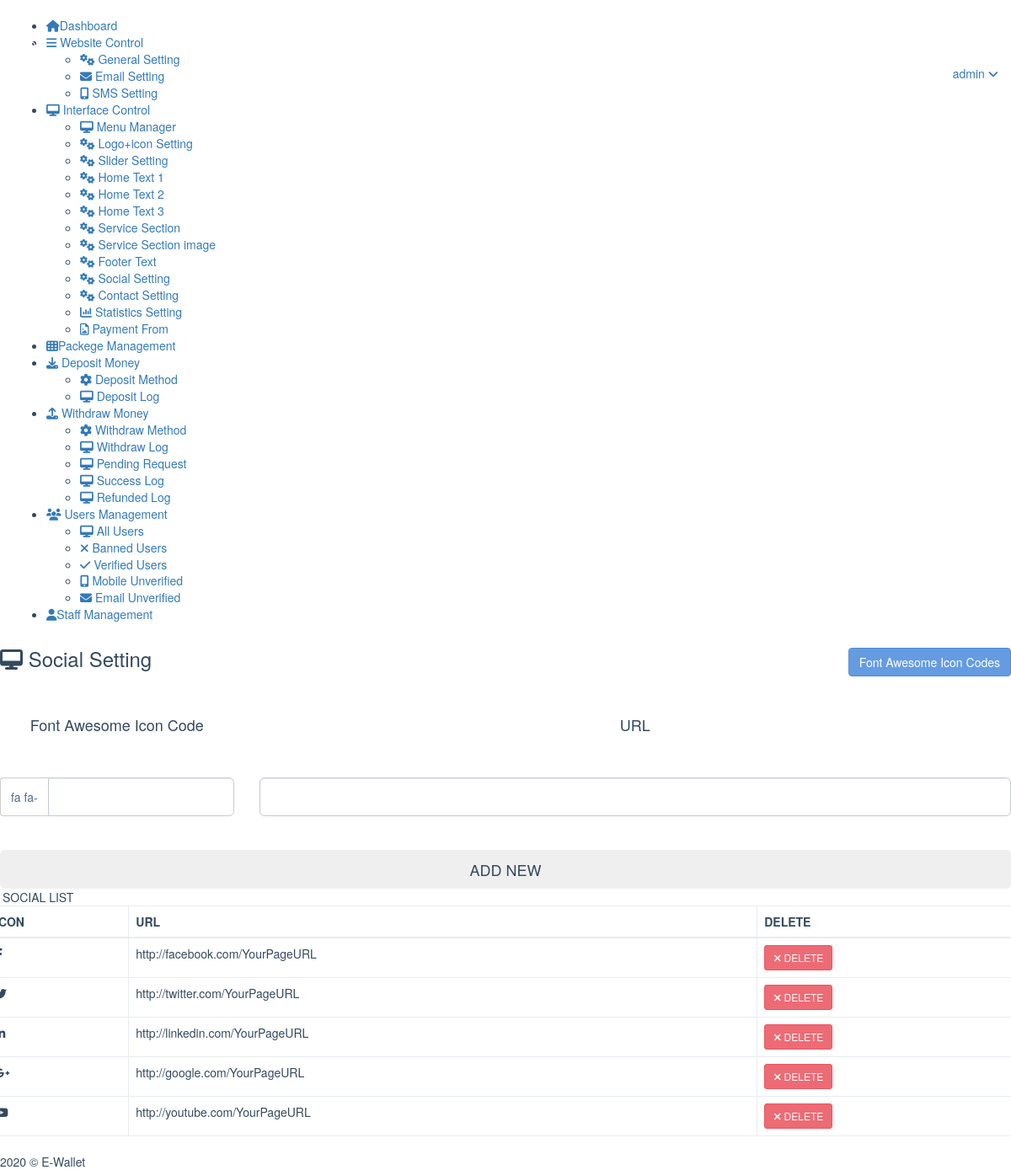
The app's page /admin/setsocial.php (signed in) with its own data.
### tables this page shows
CREATE TABLE `social` (
  `id` int(11) NOT NULL,
  `icon` varchar(255) DEFAULT NULL,
  `url` varchar(255) DEFAULT NULL
);

CREATE TABLE `general_setting` (
  `id` int(11) NOT NULL,
  `sitetitle` varchar(255) DEFAULT NULL,
  `reg` varchar(1) DEFAULT NULL,
  `notimail` varchar(366) DEFAULT NULL,
  `emailtemp` blob DEFAULT NULL,
  `smsapi` varchar(2555) DEFAULT NULL,
  `currency` varchar(11) DEFAULT NULL,
  `cur` varchar(11) DEFAULT NULL,
  `colorcode` varchar(6) DEFAULT NULL,
  `ev` int(1) DEFAULT 0,
  `mv` int(1) DEFAULT 0,
  `deci` int(11) DEFAULT 2,
  `en` int(1) DEFAULT 1,
  `mn` int(1) DEFAULT 1,
  `cemail` varchar(255) DEFAULT NULL,
  `cmobile` varchar(255) DEFAULT NULL,
  `clocation` varchar(255) DEFAULT NULL
);

### admin/setsocial.php (the view, shortened to what this page needs)
<?php
include ('include/header.php');
?>
</head>
<body class="page-header-fixed page-sidebar-closed-hide-logo">
<?php
include ('include/sidebar.php');
?>
<div class="page-content-wrapper">
<div class="page-content">
<h3 class="page-title  uppercase bold"> <i class="fa fa-desktop"></i> Social Setting
<a href="http://fontawesome.io/icons/" target="_blank" class="btn btn-info pull-right">Font Awesome Icon Codes</a>
</h3>
<hr>
<div class="row">
<div class="col-md-12">
<div class="portlet light bordered">
<div class="portlet-body form">
<form class="form-horizontal" action="" method="post" role="form">
<div class="form-body">
<div class="row">
<div class="col-md-3">
<b class="btn green btn-outline btn-lg btn-block sbold uppercase">Font Awesome Icon Code</b>
</div>
<div class="col-md-9">
<b class="btn green btn-outline btn-lg btn-block sbold uppercase">URL</b>
</div>
</div>
<br><br>
<div class="row">
<div class="col-md-3">
<div class="input-group mb15">
<span class="input-group-addon">fa fa-</span>
<input class="form-control input-lg" name="icon" type="text">
</div>
</div>
<div class="col-md-9">
<input class="form-control input-lg" name="btxt" type="text">
</div>
</div>
<br><br>
<div class="row">
<div class="col-md-12">
<button type="submit" class="btn blue btn-block btn-lg">ADD NEW</button>
</div>
</div>
</div>
</form>
</div>
</div>
</div>
</div>
<div class="row">
<div class="portlet box green">
<div class="portlet-title">
<div class="caption"><i class="fa fa-list"></i> SOCIAL LIST</div>
</div>
<div class="portlet-body">
<div class="table-scrollable">
<table class="table table-bordered table-hover">
<thead>
<tr>
<th> ICON </th>
<th> URL </th>
<th> DELETE </th>
</tr>
</thead>
<tbody>
<?php
$ddaa =$db->query("SELECT id, icon, url FROM social ORDER BY id");
while ($data = $ddaa->fetch()){
echo "
<tr id='$data[0]'>
<td><i class='fa fa-$data[1]'></i></td>
<td>$data[2]</td>
<td>
<button type=\"button\" class=\"btn btn-danger btn-sm delete_button\"
data-toggle=\"modal\" data-target=\"#DelModal\"
data-id=\"$data[0]\">
<i class=\"fa fa-times\"></i> DELETE
</button>
</td>
</tr>";
}
?>
</tbody>
</table>
</div>
</div>
</div>
</div>
</div>
</div>
</div>
<?php
include ('include/footer.php');
?>
</body>
</html>

### admin/include/footer.php (shortened to what this page needs)
<div class="page-footer">
<div class="page-footer-inner"> <?php echo date("Y"); ?> &copy; <?php echo $gen[0]; ?></div>
</div>

### records on screen
social: url "http://facebook.com/YourPageURL"
social: url "http://twitter.com/YourPageURL"
social: url "http://linkedin.com/YourPageURL"
social: url "http://google.com/YourPageURL"
social: url "http://youtube.com/YourPageURL"
general_setting: sitetitle "E-Wallet"

### other values on screen
$user "admin"
